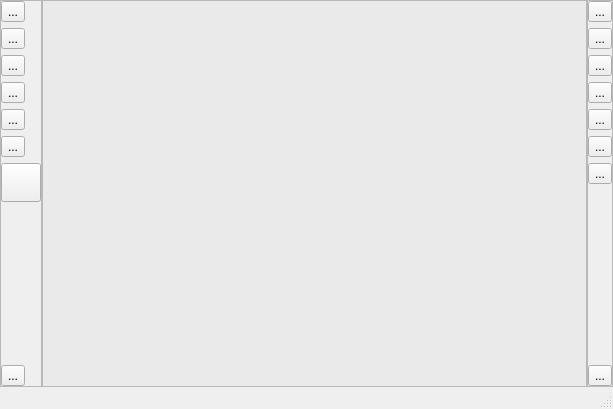
<?xml version="1.0" encoding="UTF-8"?>
<ui version="4.0">
 <class>MainWindow</class>
 <widget class="QMainWindow" name="MainWindow">
  <property name="geometry">
   <rect>
    <x>0</x>
    <y>0</y>
    <width>613</width>
    <height>409</height>
   </rect>
  </property>
  <property name="minimumSize">
   <size>
    <width>613</width>
    <height>409</height>
   </size>
  </property>
  <property name="windowTitle">
   <string>PhotoQuick</string>
  </property>
  <property name="windowIcon">
   <iconset resource="resources.qrc">
    <normaloff>:/images/image.png</normaloff>:/images/image.png</iconset>
  </property>
  <widget class="QWidget" name="centralwidget">
   <layout class="QHBoxLayout" name="horizontalLayout" stretch="0,1,0">
    <property name="spacing">
     <number>0</number>
    </property>
    <property name="margin">
     <number>0</number>
    </property>
    <item>
     <widget class="QFrame" name="frame">
      <property name="frameShape">
       <enum>QFrame::StyledPanel</enum>
      </property>
      <property name="frameShadow">
       <enum>QFrame::Raised</enum>
      </property>
      <layout class="QVBoxLayout" name="verticalLayout">
       <property name="margin">
        <number>0</number>
       </property>
       <item>
        <widget class="QToolButton" name="fileBtn">
         <property name="toolTip">
          <string>Open &amp; Save Image</string>
         </property>
         <property name="text">
          <string>...</string>
         </property>
         <property name="icon">
          <iconset resource="resources.qrc">
           <normaloff>:/images/save.png</normaloff>:/images/save.png</iconset>
         </property>
         <property name="iconSize">
          <size>
           <width>32</width>
           <height>32</height>
          </size>
         </property>
         <property name="popupMode">
          <enum>QToolButton::InstantPopup</enum>
         </property>
        </widget>
       </item>
       <item>
        <widget class="QToolButton" name="resizeBtn">
         <property name="toolTip">
          <string>Resize</string>
         </property>
         <property name="text">
          <string>...</string>
         </property>
         <property name="icon">
          <iconset resource="resources.qrc">
           <normaloff>:/images/resize.png</normaloff>:/images/resize.png</iconset>
         </property>
         <property name="iconSize">
          <size>
           <width>32</width>
           <height>32</height>
          </size>
         </property>
        </widget>
       </item>
       <item>
        <widget class="QToolButton" name="cropBtn">
         <property name="toolTip">
          <string>Crop</string>
         </property>
         <property name="text">
          <string>...</string>
         </property>
         <property name="icon">
          <iconset resource="resources.qrc">
           <normaloff>:/images/crop.png</normaloff>:/images/crop.png</iconset>
         </property>
         <property name="iconSize">
          <size>
           <width>32</width>
           <height>32</height>
          </size>
         </property>
        </widget>
       </item>
       <item>
        <widget class="QToolButton" name="transformBtn">
         <property name="toolTip">
          <string>Transform</string>
         </property>
         <property name="text">
          <string>...</string>
         </property>
         <property name="icon">
          <iconset resource="resources.qrc">
           <normaloff>:/images/transform.png</normaloff>:/images/transform.png</iconset>
         </property>
         <property name="iconSize">
          <size>
           <width>32</width>
           <height>32</height>
          </size>
         </property>
         <property name="popupMode">
          <enum>QToolButton::InstantPopup</enum>
         </property>
        </widget>
       </item>
       <item>
        <widget class="QToolButton" name="decorateBtn">
         <property name="toolTip">
          <string>Decorate</string>
         </property>
         <property name="text">
          <string>...</string>
         </property>
         <property name="icon">
          <iconset resource="resources.qrc">
           <normaloff>:/images/creategrid.png</normaloff>:/images/creategrid.png</iconset>
         </property>
         <property name="iconSize">
          <size>
           <width>32</width>
           <height>32</height>
          </size>
         </property>
         <property name="popupMode">
          <enum>QToolButton::InstantPopup</enum>
         </property>
        </widget>
       </item>
       <item>
        <widget class="QToolButton" name="toolsBtn">
         <property name="toolTip">
          <string>Tools</string>
         </property>
         <property name="text">
          <string>...</string>
         </property>
         <property name="icon">
          <iconset resource="resources.qrc">
           <normaloff>:/images/tools.png</normaloff>:/images/tools.png</iconset>
         </property>
         <property name="iconSize">
          <size>
           <width>32</width>
           <height>32</height>
          </size>
         </property>
         <property name="popupMode">
          <enum>QToolButton::InstantPopup</enum>
         </property>
        </widget>
       </item>
       <item>
        <widget class="QToolButton" name="filterBtn">
         <property name="toolTip">
          <string>Filter</string>
         </property>
         <property name="icon">
          <iconset resource="resources.qrc">
           <normaloff>:/images/effects.png</normaloff>:/images/effects.png</iconset>
         </property>
         <property name="iconSize">
          <size>
           <width>32</width>
           <height>32</height>
          </size>
         </property>
         <property name="popupMode">
          <enum>QToolButton::InstantPopup</enum>
         </property>
        </widget>
       </item>
       <item>
        <spacer name="verticalSpacer">
         <property name="orientation">
          <enum>Qt::Vertical</enum>
         </property>
         <property name="sizeHint" stdset="0">
          <size>
           <width>20</width>
           <height>40</height>
          </size>
         </property>
        </spacer>
       </item>
       <item>
        <widget class="QToolButton" name="quitBtn">
         <property name="toolTip">
          <string>Quit
[Esc]</string>
         </property>
         <property name="text">
          <string>...</string>
         </property>
         <property name="icon">
          <iconset resource="resources.qrc">
           <normaloff>:/images/quit.png</normaloff>:/images/quit.png</iconset>
         </property>
         <property name="iconSize">
          <size>
           <width>32</width>
           <height>32</height>
          </size>
         </property>
         <property name="shortcut">
          <string>Esc</string>
         </property>
        </widget>
       </item>
      </layout>
     </widget>
    </item>
    <item>
     <widget class="QScrollArea" name="scrollArea">
      <property name="widgetResizable">
       <bool>true</bool>
      </property>
      <widget class="QWidget" name="scrollAreaWidgetContents">
       <property name="geometry">
        <rect>
         <x>0</x>
         <y>0</y>
         <width>523</width>
         <height>383</height>
        </rect>
       </property>
       <property name="styleSheet">
        <string notr="true">background-color: rgb(234, 234, 234);</string>
       </property>
      </widget>
     </widget>
    </item>
    <item>
     <widget class="QFrame" name="frame_2">
      <property name="frameShape">
       <enum>QFrame::StyledPanel</enum>
      </property>
      <property name="frameShadow">
       <enum>QFrame::Raised</enum>
      </property>
      <layout class="QVBoxLayout" name="verticalLayout_2">
       <property name="margin">
        <number>0</number>
       </property>
       <item>
        <widget class="QToolButton" name="prevBtn">
         <property name="toolTip">
          <string>Previous
[←]</string>
         </property>
         <property name="text">
          <string>...</string>
         </property>
         <property name="icon">
          <iconset resource="resources.qrc">
           <normaloff>:/images/prev.png</normaloff>:/images/prev.png</iconset>
         </property>
         <property name="iconSize">
          <size>
           <width>32</width>
           <height>32</height>
          </size>
         </property>
         <property name="shortcut">
          <string>Left</string>
         </property>
        </widget>
       </item>
       <item>
        <widget class="QToolButton" name="nextBtn">
         <property name="toolTip">
          <string>Next
[→]</string>
         </property>
         <property name="text">
          <string>...</string>
         </property>
         <property name="icon">
          <iconset resource="resources.qrc">
           <normaloff>:/images/next.png</normaloff>:/images/next.png</iconset>
         </property>
         <property name="iconSize">
          <size>
           <width>32</width>
           <height>32</height>
          </size>
         </property>
         <property name="shortcut">
          <string>Right</string>
         </property>
        </widget>
       </item>
       <item>
        <widget class="QToolButton" name="zoomInBtn">
         <property name="toolTip">
          <string>Zoom In
[+]</string>
         </property>
         <property name="text">
          <string>...</string>
         </property>
         <property name="icon">
          <iconset resource="resources.qrc">
           <normaloff>:/images/zoomin.png</normaloff>:/images/zoomin.png</iconset>
         </property>
         <property name="iconSize">
          <size>
           <width>32</width>
           <height>32</height>
          </size>
         </property>
         <property name="shortcut">
          <string>+</string>
         </property>
        </widget>
       </item>
       <item>
        <widget class="QToolButton" name="zoomOutBtn">
         <property name="toolTip">
          <string>Zoom Out
[-]</string>
         </property>
         <property name="text">
          <string>...</string>
         </property>
         <property name="icon">
          <iconset resource="resources.qrc">
           <normaloff>:/images/zoomout.png</normaloff>:/images/zoomout.png</iconset>
         </property>
         <property name="iconSize">
          <size>
           <width>32</width>
           <height>32</height>
          </size>
         </property>
         <property name="shortcut">
          <string>-</string>
         </property>
        </widget>
       </item>
       <item>
        <widget class="QToolButton" name="origSizeBtn">
         <property name="toolTip">
          <string>Original Size
[1]</string>
         </property>
         <property name="text">
          <string>...</string>
         </property>
         <property name="icon">
          <iconset resource="resources.qrc">
           <normaloff>:/images/originalsize.png</normaloff>:/images/originalsize.png</iconset>
         </property>
         <property name="iconSize">
          <size>
           <width>32</width>
           <height>32</height>
          </size>
         </property>
         <property name="shortcut">
          <string>1</string>
         </property>
        </widget>
       </item>
       <item>
        <widget class="QToolButton" name="rotateLeftBtn">
         <property name="toolTip">
          <string>Rotate Left</string>
         </property>
         <property name="text">
          <string>...</string>
         </property>
         <property name="icon">
          <iconset resource="resources.qrc">
           <normaloff>:/images/rotateleft.png</normaloff>:/images/rotateleft.png</iconset>
         </property>
         <property name="iconSize">
          <size>
           <width>32</width>
           <height>32</height>
          </size>
         </property>
        </widget>
       </item>
       <item>
        <widget class="QToolButton" name="rotateRightBtn">
         <property name="toolTip">
          <string>Rotate Right</string>
         </property>
         <property name="text">
          <string>...</string>
         </property>
         <property name="icon">
          <iconset resource="resources.qrc">
           <normaloff>:/images/rotateright.png</normaloff>:/images/rotateright.png</iconset>
         </property>
         <property name="iconSize">
          <size>
           <width>32</width>
           <height>32</height>
          </size>
         </property>
        </widget>
       </item>
       <item>
        <spacer name="verticalSpacer_2">
         <property name="orientation">
          <enum>Qt::Vertical</enum>
         </property>
         <property name="sizeHint" stdset="0">
          <size>
           <width>20</width>
           <height>40</height>
          </size>
         </property>
        </spacer>
       </item>
       <item>
        <widget class="QToolButton" name="playPauseBtn">
         <property name="toolTip">
          <string>Play/Pause Slide Show
[Space]</string>
         </property>
         <property name="text">
          <string>...</string>
         </property>
         <property name="icon">
          <iconset resource="resources.qrc">
           <normaloff>:/images/play.png</normaloff>:/images/play.png</iconset>
         </property>
         <property name="iconSize">
          <size>
           <width>32</width>
           <height>32</height>
          </size>
         </property>
         <property name="shortcut">
          <string>Space</string>
         </property>
        </widget>
       </item>
      </layout>
     </widget>
    </item>
   </layout>
  </widget>
  <widget class="QStatusBar" name="statusbar"/>
 </widget>
 <resources>
  <include location="resources.qrc"/>
 </resources>
 <connections/>
</ui>
